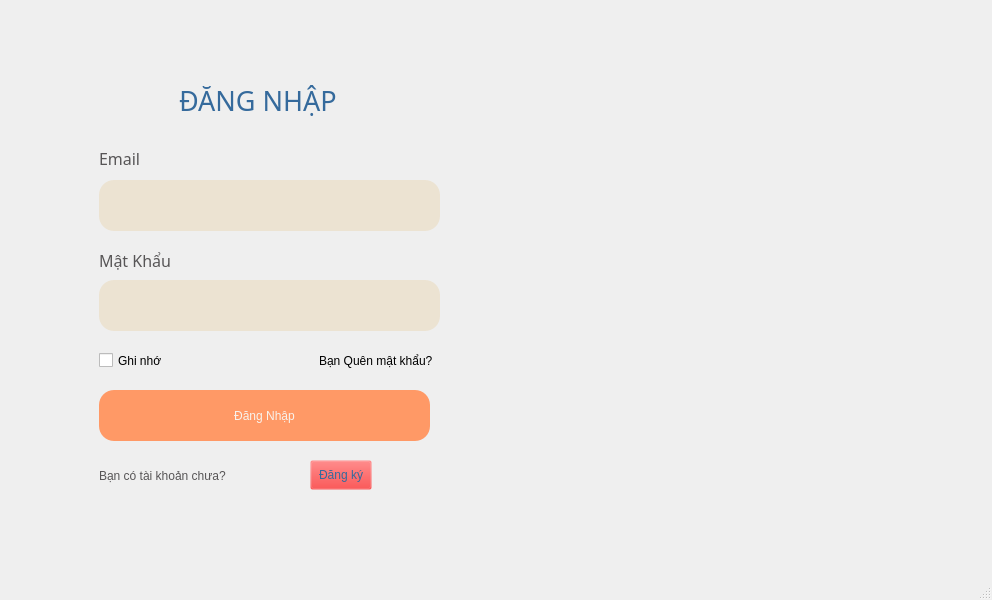
<?xml version="1.0" encoding="UTF-8"?>
<ui version="4.0">
 <class>MainWindow</class>
 <widget class="QMainWindow" name="MainWindow">
  <property name="geometry">
   <rect>
    <x>0</x>
    <y>0</y>
    <width>992</width>
    <height>600</height>
   </rect>
  </property>
  <property name="windowTitle">
   <string>MainWindow</string>
  </property>
  <widget class="QWidget" name="centralwidget">
   <widget class="QLabel" name="label_2">
    <property name="geometry">
     <rect>
      <x>179</x>
      <y>80</y>
      <width>221</width>
      <height>41</height>
     </rect>
    </property>
    <property name="font">
     <font>
      <family>Bahnschrift</family>
      <pointsize>20</pointsize>
      <weight>50</weight>
      <italic>false</italic>
      <bold>false</bold>
     </font>
    </property>
    <property name="styleSheet">
     <string notr="true">color: #356a9c;
font: 20pt &quot;Bahnschrift&quot;;</string>
    </property>
    <property name="text">
     <string>ĐĂNG NHẬP</string>
    </property>
   </widget>
   <widget class="QLineEdit" name="txtEmail">
    <property name="geometry">
     <rect>
      <x>99</x>
      <y>180</y>
      <width>341</width>
      <height>51</height>
     </rect>
    </property>
    <property name="styleSheet">
     <string notr="true">background-color: #ECE3D2;
color: #356A9C;
font: 12pt &quot;Segoe UI&quot;;
border-radius: 15px;
padding-left: 5px;</string>
    </property>
   </widget>
   <widget class="QLabel" name="label_3">
    <property name="geometry">
     <rect>
      <x>99</x>
      <y>150</y>
      <width>71</width>
      <height>16</height>
     </rect>
    </property>
    <property name="font">
     <font>
      <family>Bahnschrift</family>
      <pointsize>12</pointsize>
      <weight>50</weight>
      <italic>false</italic>
      <bold>false</bold>
     </font>
    </property>
    <property name="styleSheet">
     <string notr="true">font: 12pt &quot;Bahnschrift&quot;;
color: #575556;</string>
    </property>
    <property name="text">
     <string>Email</string>
    </property>
   </widget>
   <widget class="QLineEdit" name="txtPassword">
    <property name="geometry">
     <rect>
      <x>99</x>
      <y>280</y>
      <width>341</width>
      <height>51</height>
     </rect>
    </property>
    <property name="styleSheet">
     <string notr="true">background-color: #ECE3D2;
color: #356A9C;
font: 12pt &quot;Segoe UI&quot;;
border-radius: 15px;
padding-left: 5px;</string>
    </property>
   </widget>
   <widget class="QLabel" name="label_4">
    <property name="geometry">
     <rect>
      <x>99</x>
      <y>250</y>
      <width>81</width>
      <height>21</height>
     </rect>
    </property>
    <property name="font">
     <font>
      <family>Bahnschrift</family>
      <pointsize>12</pointsize>
      <weight>50</weight>
      <italic>false</italic>
      <bold>false</bold>
     </font>
    </property>
    <property name="styleSheet">
     <string notr="true">font: 12pt &quot;Bahnschrift&quot;;
color: #575556;</string>
    </property>
    <property name="text">
     <string>Mật Khẩu</string>
    </property>
   </widget>
   <widget class="QLabel" name="label_6">
    <property name="geometry">
     <rect>
      <x>319</x>
      <y>350</y>
      <width>141</width>
      <height>21</height>
     </rect>
    </property>
    <property name="text">
     <string>Bạn Quên mật khẩu?</string>
    </property>
   </widget>
   <widget class="QCheckBox" name="checkBox">
    <property name="geometry">
     <rect>
      <x>99</x>
      <y>350</y>
      <width>221</width>
      <height>21</height>
     </rect>
    </property>
    <property name="text">
     <string>Ghi nhớ</string>
    </property>
   </widget>
   <widget class="QLabel" name="label_11">
    <property name="geometry">
     <rect>
      <x>-40</x>
      <y>460</y>
      <width>161</width>
      <height>121</height>
     </rect>
    </property>
    <property name="text">
     <string/>
    </property>
    <property name="pixmap">
     <pixmap>../../dvdbvfd-removebg-preview.png</pixmap>
    </property>
    <property name="scaledContents">
     <bool>true</bool>
    </property>
   </widget>
   <widget class="QLabel" name="label_13">
    <property name="geometry">
     <rect>
      <x>300</x>
      <y>10</y>
      <width>191</width>
      <height>101</height>
     </rect>
    </property>
    <property name="text">
     <string/>
    </property>
    <property name="pixmap">
     <pixmap>../../fsdfdsf-removebg-preview.png</pixmap>
    </property>
    <property name="scaledContents">
     <bool>true</bool>
    </property>
   </widget>
   <widget class="QLabel" name="label_14">
    <property name="geometry">
     <rect>
      <x>99</x>
      <y>460</y>
      <width>201</width>
      <height>31</height>
     </rect>
    </property>
    <property name="styleSheet">
     <string notr="true">font: 12pt &quot;Bahnschrift&quot;;
color: #575556;

</string>
    </property>
    <property name="text">
     <string>Bạn có tài khoản chưa?</string>
    </property>
   </widget>
   <widget class="QPushButton" name="btnLogin">
    <property name="geometry">
     <rect>
      <x>99</x>
      <y>390</y>
      <width>331</width>
      <height>51</height>
     </rect>
    </property>
    <property name="styleSheet">
     <string notr="true">border-radius: 15px;
font: 600 16pt &quot;Bahnschrift&quot;;
background-color: #FF9966;
color: #F8F2EC;

</string>
    </property>
    <property name="text">
     <string>Đăng Nhập</string>
    </property>
   </widget>
   <widget class="QPushButton" name="btnRegister">
    <property name="geometry">
     <rect>
      <x>310</x>
      <y>460</y>
      <width>62</width>
      <height>30</height>
     </rect>
    </property>
    <property name="minimumSize">
     <size>
      <width>52</width>
      <height>30</height>
     </size>
    </property>
    <property name="maximumSize">
     <size>
      <width>62</width>
      <height>30</height>
     </size>
    </property>
    <property name="cursor">
     <cursorShape>PointingHandCursor</cursorShape>
    </property>
    <property name="styleSheet">
     <string notr="true">font: 12pt &quot;Bahnschrift&quot;;
color: #356a9c;
background-color: rgba(255, 0, 0, 0);
</string>
    </property>
    <property name="text">
     <string>Đăng ký</string>
    </property>
   </widget>
   <widget class="QLabel" name="label">
    <property name="geometry">
     <rect>
      <x>510</x>
      <y>-10</y>
      <width>481</width>
      <height>561</height>
     </rect>
    </property>
    <property name="text">
     <string/>
    </property>
    <property name="pixmap">
     <pixmap>../image/banner.JPG</pixmap>
    </property>
    <property name="scaledContents">
     <bool>true</bool>
    </property>
   </widget>
  </widget>
  <widget class="QMenuBar" name="menubar">
   <property name="geometry">
    <rect>
     <x>0</x>
     <y>0</y>
     <width>992</width>
     <height>21</height>
    </rect>
   </property>
  </widget>
  <widget class="QStatusBar" name="statusbar"/>
 </widget>
 <resources/>
 <connections/>
</ui>
